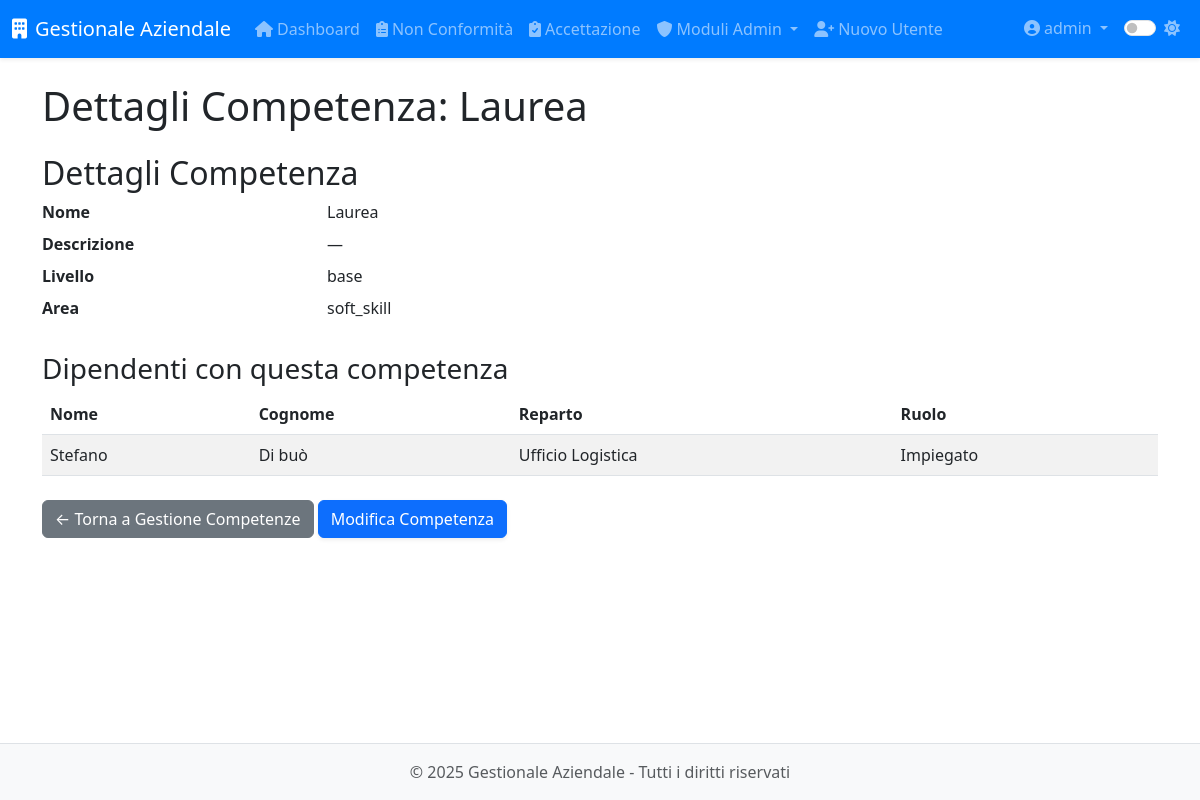
The page /modulo8/competenze/visualizza/1 (signed in) on the database as committed earlier.
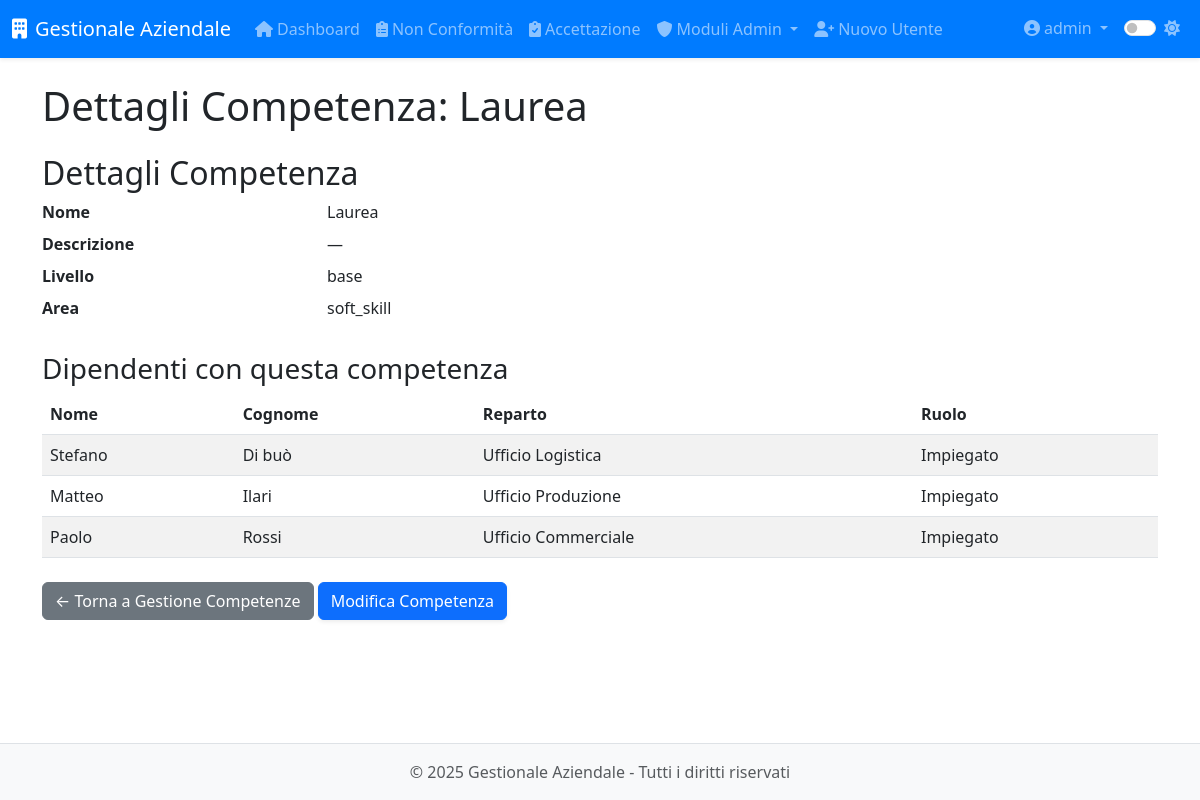
The same page on the database as committed later.
### app/models.py (models this page shows, shortened)
class Dipendente(db.Model):
    __tablename__ = 'dipendente'
    id = db.Column(db.Integer, primary_key=True)
    nome = db.Column(db.String(100), nullable=False)
    cognome = db.Column(db.String(100), nullable=False)
    data_nascita = db.Column(db.Date, nullable=False)
    luogo_nascita = db.Column(db.String(100), nullable=False)
    provincia_nascita = db.Column(db.String(2), nullable=False)
    codice_fiscale = db.Column(db.String(16))
    email = db.Column(db.String(120))
    telefono = db.Column(db.String(20))
    matricola = db.Column(db.String(20), unique=True)
    reparto = db.Column(db.String(100))
    ruolo = db.Column(db.String(100))
    data_assunzione_somministrazione = db.Column(db.Date)
    agenzia_somministrazione = db.Column(db.String(100))
    data_assunzione_indeterminato = db.Column(db.Date)
    legge_104 = db.Column(db.Boolean, default=False)
    donatore_avis = db.Column(db.Boolean, default=False)
    indirizzo_residenza = db.Column(db.String(200))
    citta_residenza = db.Column(db.String(100))
    provincia_residenza = db.Column(db.String(2))
    cap_residenza = db.Column(db.String(5))
    data_cessazione = db.Column(db.Date)
    note = db.Column(db.Text)
    archiviato = db.Column(db.Boolean, default=False)
    created_by_id = db.Column(db.Integer, db.ForeignKey('users.id'))
    created_by = db.relationship('User', backref='dipendenti_creati')
    competenze = db.relationship('Competenza',
                               secondary='dipendente_competenza',
                               backref=db.backref('dipendenti', lazy='dynamic'))
    competenze_associate = db.relationship('DipendenteCompetenza',
                                         back_populates='dipendente',
                                         overlaps="competenze,dipendenti")
    vestiario = db.relationship('Inventory',
                              secondary='prelievi_vestiario',
                              backref='dipendenti')
    performance = db.relationship('Performance', back_populates='dipendente', cascade='all, delete-orphan')
    partecipazioni_corsi = db.relationship('PartecipazioneCorso', backref='dipendente', lazy=True)
    corsi_sicurezza = db.relationship('CorsoSicurezza', secondary='dipendente_corso_sicurezza',
                                    backref=db.backref('dipendenti', lazy=True))

### app/routes/modulo8.py (the view)
@modulo8.route('/competenze/visualizza/<int:id>')
@login_required
@admin_required
def visualizza_competenza(id):
    competenza = Competenza.query.get_or_404(id)
    dipendenti = competenza.dipendenti.all()
    return render_template('modulo8/competenze/view.html',
                         title=f'Dettagli Competenza: {competenza.nome}',
                         competenza=competenza,
                         dipendenti=dipendenti)

### app/models.py (called while the page is built)
@login_manager.user_loader
def load_user(id):
    return User.query.get(int(id))

    def is_admin(self):
        return self.role == 'admin'

### app/utils.py (called while the page is built)
def admin_required(f):
    @wraps(f)
    def decorated_function(*args, **kwargs):
        if not current_user.is_authenticated or not current_user.is_admin():
            abort(403)  # Accesso negato
        return f(*args, **kwargs)
    return decorated_function

### app/templates/modulo8/competenze/view.html
{% extends 'base.html' %}
{% block content %}
<div class="module-view">
  <h2>Dettagli Competenza</h2>
  <div class="competenza-details">
    <dl class="row">
      <dt class="col-sm-3">Nome</dt>
      <dd class="col-sm-9">{{ competenza.nome }}</dd>
      <dt class="col-sm-3">Descrizione</dt>
      <dd class="col-sm-9">{{ competenza.descrizione or '—' }}</dd>
      <dt class="col-sm-3">Livello</dt>
      <dd class="col-sm-9">{{ competenza.livello or '—' }}</dd>
      <dt class="col-sm-3">Area</dt>
      <dd class="col-sm-9">{{ competenza.area or '—' }}</dd>
    </dl>
  </div>
  <h3 class="mt-4">Dipendenti con questa competenza</h3>
  {% if dipendenti %}
  <table class="table table-striped">
    <thead>
      <tr>
        <th>Nome</th>
        <th>Cognome</th>
        <th>Reparto</th>
        <th>Ruolo</th>
      </tr>
    </thead>
    <tbody>
      {% for d in dipendenti %}
      <tr>
        <td>{{ d.nome }}</td>
        <td>{{ d.cognome }}</td>
        <td>{{ d.reparto or '—' }}</td>
        <td>{{ d.ruolo or '—' }}</td>
      </tr>
      {% endfor %}
    </tbody>
  </table>
  {% else %}
  <p>Nessun dipendente ha questa competenza.</p>
  {% endif %}
  <div class="mt-4">
    <a href="{{ url_for('modulo8.competenze') }}" class="btn btn-secondary">← Torna a Gestione Competenze</a>
    <a href="{{ url_for('modulo8.modifica_competenza', id=competenza.id) }}" class="btn btn-primary">Modifica Competenza</a>
  </div>
</div>
{% endblock %}

Rows that differ between the two databases and show on the page:
added Dipendente: nome "Matteo", cognome "Ilari", reparto "Ufficio Produzione", ruolo "Impiegato"
added Dipendente: nome "Paolo", cognome "Rossi", reparto "Ufficio Commerciale", ruolo "Impiegato"
